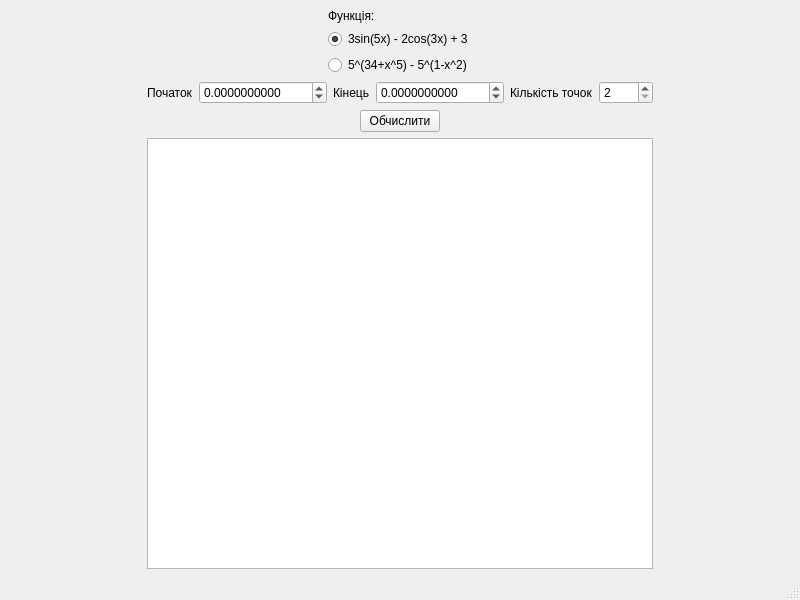
<?xml version="1.0" encoding="UTF-8"?>
<ui version="4.0">
 <class>MainWindow</class>
 <widget class="QMainWindow" name="MainWindow">
  <property name="geometry">
   <rect>
    <x>0</x>
    <y>0</y>
    <width>800</width>
    <height>600</height>
   </rect>
  </property>
  <property name="windowTitle">
   <string>MainWindow</string>
  </property>
  <widget class="QWidget" name="mainWidget">
   <layout class="QHBoxLayout" name="mainHorizontalLayout">
    <item>
     <spacer name="mainLeftSpacer">
      <property name="orientation">
       <enum>Qt::Orientation::Horizontal</enum>
      </property>
      <property name="sizeHint" stdset="0">
       <size>
        <width>40</width>
        <height>20</height>
       </size>
      </property>
     </spacer>
    </item>
    <item>
     <layout class="QVBoxLayout" name="mainVerticalLayout">
      <item>
       <layout class="QHBoxLayout" name="functionHorizontalLayout">
        <item>
         <spacer name="functionLeftSpacer">
          <property name="orientation">
           <enum>Qt::Orientation::Horizontal</enum>
          </property>
          <property name="sizeHint" stdset="0">
           <size>
            <width>40</width>
            <height>20</height>
           </size>
          </property>
         </spacer>
        </item>
        <item>
         <layout class="QVBoxLayout" name="functionVerticalLayout">
          <item>
           <widget class="QLabel" name="functionLabel">
            <property name="text">
             <string>Функція:</string>
            </property>
           </widget>
          </item>
          <item>
           <widget class="QRadioButton" name="function1RadioButton">
            <property name="text">
             <string>3sin(5x) - 2cos(3x) + 3</string>
            </property>
            <property name="checked">
             <bool>true</bool>
            </property>
           </widget>
          </item>
          <item>
           <widget class="QRadioButton" name="function2RadioButton">
            <property name="text">
             <string>5^(34+x^5) - 5^(1-x^2)</string>
            </property>
           </widget>
          </item>
         </layout>
        </item>
        <item>
         <spacer name="functionRightSpacer">
          <property name="orientation">
           <enum>Qt::Orientation::Horizontal</enum>
          </property>
          <property name="sizeHint" stdset="0">
           <size>
            <width>40</width>
            <height>20</height>
           </size>
          </property>
         </spacer>
        </item>
       </layout>
      </item>
      <item>
       <layout class="QHBoxLayout" name="argumentsLayout">
        <item>
         <widget class="QLabel" name="startLabel">
          <property name="text">
           <string>Початок</string>
          </property>
         </widget>
        </item>
        <item>
         <widget class="QDoubleSpinBox" name="startSpinBox">
          <property name="decimals">
           <number>10</number>
          </property>
          <property name="minimum">
           <double>-1000.000000000000000</double>
          </property>
          <property name="maximum">
           <double>1000.000000000000000</double>
          </property>
         </widget>
        </item>
        <item>
         <widget class="QLabel" name="endLabel">
          <property name="text">
           <string>Кінець</string>
          </property>
         </widget>
        </item>
        <item>
         <widget class="QDoubleSpinBox" name="endSpinBox">
          <property name="decimals">
           <number>10</number>
          </property>
          <property name="minimum">
           <double>-1000.000000000000000</double>
          </property>
          <property name="maximum">
           <double>1000.000000000000000</double>
          </property>
         </widget>
        </item>
        <item>
         <widget class="QLabel" name="pointCountLabel">
          <property name="text">
           <string>Кількість точок</string>
          </property>
         </widget>
        </item>
        <item>
         <widget class="QSpinBox" name="pointCountSpinBox">
          <property name="minimum">
           <number>2</number>
          </property>
          <property name="maximum">
           <number>1000</number>
          </property>
         </widget>
        </item>
       </layout>
      </item>
      <item alignment="Qt::AlignmentFlag::AlignHCenter">
       <widget class="QPushButton" name="calculationButton">
        <property name="sizePolicy">
         <sizepolicy hsizetype="Maximum" vsizetype="Fixed">
          <horstretch>0</horstretch>
          <verstretch>0</verstretch>
         </sizepolicy>
        </property>
        <property name="text">
         <string>Обчислити</string>
        </property>
       </widget>
      </item>
      <item>
       <widget class="QTextEdit" name="resultTextEdit">
        <property name="readOnly">
         <bool>true</bool>
        </property>
       </widget>
      </item>
     </layout>
    </item>
    <item>
     <spacer name="mainRightSpacer">
      <property name="orientation">
       <enum>Qt::Orientation::Horizontal</enum>
      </property>
      <property name="sizeHint" stdset="0">
       <size>
        <width>40</width>
        <height>20</height>
       </size>
      </property>
     </spacer>
    </item>
   </layout>
  </widget>
  <widget class="QMenuBar" name="menuBar">
   <property name="geometry">
    <rect>
     <x>0</x>
     <y>0</y>
     <width>800</width>
     <height>21</height>
    </rect>
   </property>
  </widget>
  <widget class="QStatusBar" name="statusBar"/>
 </widget>
 <resources/>
 <connections>
  <connection>
   <sender>calculationButton</sender>
   <signal>released()</signal>
   <receiver>MainWindow</receiver>
   <slot>releaseCalculationButton()</slot>
   <hints>
    <hint type="sourcelabel">
     <x>394</x>
     <y>153</y>
    </hint>
    <hint type="destinationlabel">
     <x>50</x>
     <y>125</y>
    </hint>
   </hints>
  </connection>
 </connections>
 <slots>
  <slot>releaseCalculationButton()</slot>
 </slots>
</ui>
